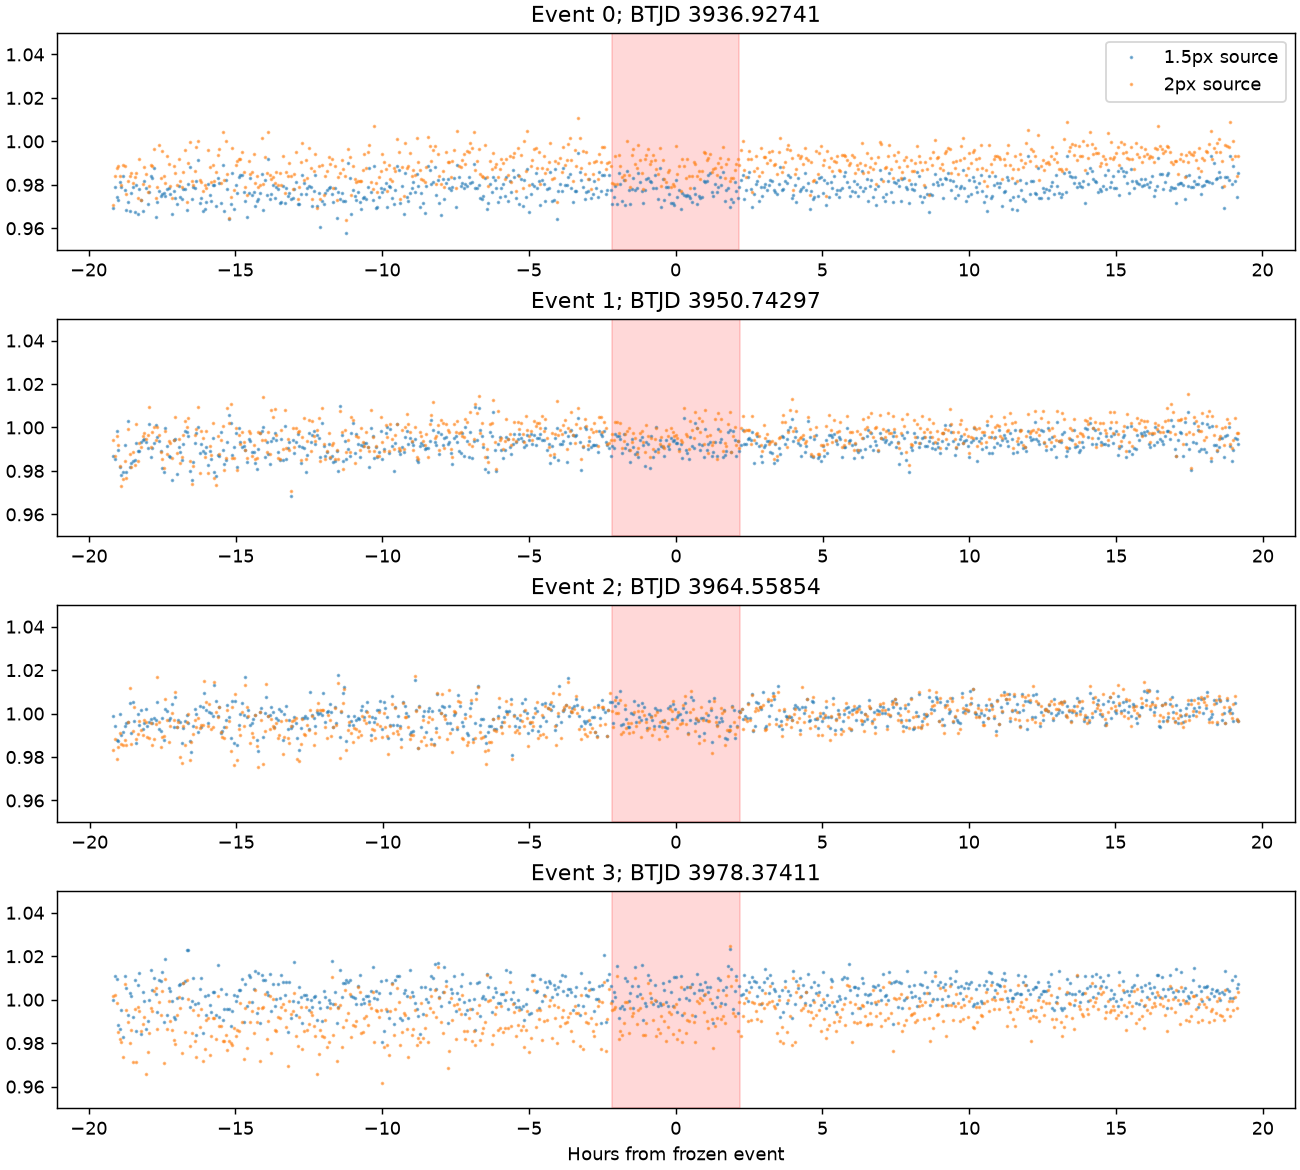

This figure's Python source:
"""Post-selection raw-pixel aperture/background diagnostic at frozen timing."""
from pathlib import Path
import json
import numpy as np
from astropy.io import fits
import matplotlib
matplotlib.use('Agg')
import matplotlib.pyplot as plt
from exoplanet.pipeline import save_json,sha,now
from exoplanet.followup import fixed_measure
out=Path(__file__).parent;ap=out/'analysis.json';a=json.loads(ap.read_text());fp=Path('results/qlp-faint-sector97-followup-20261010/32495864-peak1/frozen.json');b=json.loads(fp.read_text())['best'];raw=Path(a['source']['path']);assert sha(raw)==a['source']['sha256']
with fits.open(raw) as h:
 d=h[1].data;good=(d['QUALITY']==0)&np.isfinite(d['TIME']);t=np.array(d['TIME'][good],float);flux=np.array(d['FLUX'][good],float);err=np.array(d['FLUX_ERR'][good],float)
yy,xx=np.indices(flux.shape[1:]);x0,y0=a['target_xy'];mask=np.ones(xx.shape,bool)
for s in a['neighbors']:
 if s['Tmag'] is not None and s['Tmag']<17:mask&=(xx-s['x'])**2+(yy-s['y'])**2>9
mask&=(xx-x0)**2+(yy-y0)**2>9
X=np.stack([np.ones(xx.shape),xx,yy],axis=-1);pinv=np.linalg.pinv(X[mask]);beta=flux[:,mask]@pinv.T;plane=np.einsum('tc,ijc->tij',beta,X)
rows=[];fig,axes=plt.subplots(4,1,figsize=(10,9),constrained_layout=True)
for radius in [1.5,2.0]:
 aperture=(xx-x0)**2+(yy-y0)**2<radius**2
 # Exact linear propagation of published errors through spatial plane subtraction.
 coeff=aperture.astype(float);coeff[mask]-=X[aperture].sum(axis=0)@pinv
 star=np.einsum('tij,ij->t',flux,coeff);error=np.sqrt(np.einsum('tij,ij->t',err**2,coeff**2));sky=plane[:,aperture].sum(axis=1);norm=np.nanmedian(star);assert norm>0
 keep=np.isfinite(star)&np.isfinite(error)&(error>0)
 m=fixed_measure(t[keep],star[keep]/norm,error[keep]/norm,b['period'],b['transit_time'],b['duration']);rows.append({'radius_pixels':radius,'aperture_pixels':int(aperture.sum()),'median_source_flux':float(norm),'measurement':m,'sky_measurement_in_source_units':fixed_measure(t[keep],sky[keep]/norm,error[keep]/norm,b['period'],b['transit_time'],b['duration'])})
 for ax,n in zip(axes,a['event_numbers']):
  center=b['transit_time']+n*b['period'];local=keep&(abs(t-center)<.8)
  ax.plot((t[local]-center)*24,star[local]/norm,'.',ms=2,alpha=.5,label=f'{radius:g}px source')
  ax.axvspan(-12*b['duration'],12*b['duration'],alpha=.08,color='red');ax.set_title(f'Event {n}; BTJD {center:.5f}');ax.set_ylim(.95,1.05)
 np.savez_compressed(out/f'aperture-r{radius:g}.npz',time=t,source_flux=star,error=error,sky_flux=sky,coefficients=coeff)
axes[0].legend();axes[-1].set_xlabel('Hours from frozen event');fig.savefig(out/'aperture.png',dpi=130)
save_json(out/'aperture.json',{'utc':now(),'script_sha256':sha(Path(__file__)),'analysis_sha256':sha(ap),'frozen_sha256':sha(fp),'raw_sha256':sha(raw),'background_pixels':int(mask.sum()),'results':rows,'limits':'Exploratory same-photon aperture extraction, no retuning/flattening. Spatial plane chosen post-selection. Published independent pixel errors omit correlated noise and plane-model systematics; sky SNR uses source error only as a diagnostic scaling, not significance. Not independent validation or source proof.'});print([(r['radius_pixels'],r['measurement']['total'],r['measurement']['supported_events']) for r in rows])
